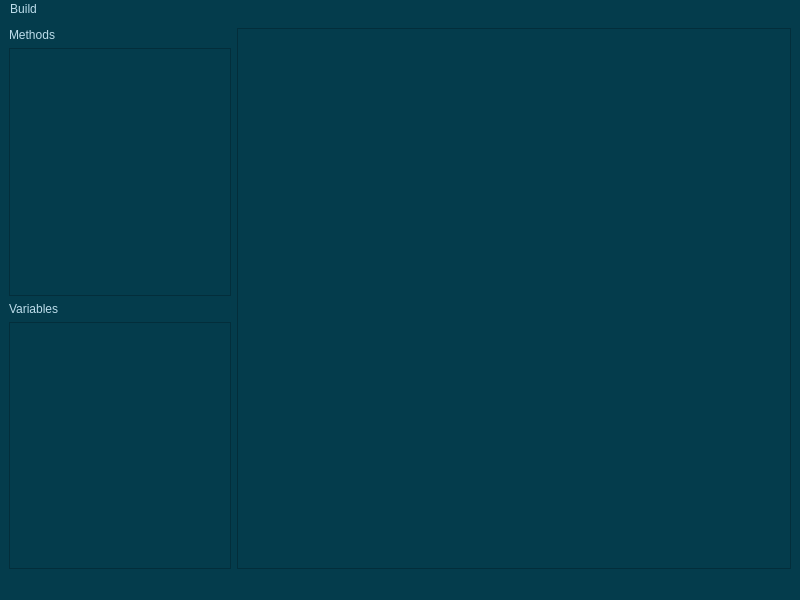
<?xml version="1.0" encoding="UTF-8"?>
<ui version="4.0">
 <class>ClassWindow</class>
 <widget class="QMainWindow" name="ClassWindow">
  <property name="geometry">
   <rect>
    <x>0</x>
    <y>0</y>
    <width>800</width>
    <height>600</height>
   </rect>
  </property>
  <property name="windowTitle">
   <string>MainWindow</string>
  </property>
  <property name="styleSheet">
   <string notr="true">background-color:#043c4c;
border-color: rgb(21, 45, 73);</string>
  </property>
  <widget class="QWidget" name="centralwidget">
   <layout class="QHBoxLayout" name="horizontalLayout" stretch="2,5">
    <item>
     <layout class="QVBoxLayout" name="verticalLayout_2">
      <item>
       <widget class="QLabel" name="label_2">
        <property name="styleSheet">
         <string notr="true">color : rgb(189, 221, 235)</string>
        </property>
        <property name="text">
         <string>Methods</string>
        </property>
       </widget>
      </item>
      <item>
       <widget class="QListWidget" name="MethodView">
        <property name="styleSheet">
         <string notr="true">color : rgb(189, 221, 235)</string>
        </property>
       </widget>
      </item>
      <item>
       <widget class="QLabel" name="label">
        <property name="styleSheet">
         <string notr="true">color : rgb(189, 221, 235)</string>
        </property>
        <property name="text">
         <string>Variables</string>
        </property>
       </widget>
      </item>
      <item>
       <widget class="QListWidget" name="VariableView">
        <property name="styleSheet">
         <string notr="true">color : rgb(189, 221, 235)</string>
        </property>
       </widget>
      </item>
     </layout>
    </item>
    <item>
     <widget class="CustomGraphicsView" name="StagingArea">
      <property name="styleSheet">
       <string notr="true">color : rgb(0,0,0);</string>
      </property>
     </widget>
    </item>
   </layout>
  </widget>
  <widget class="QMenuBar" name="menubar">
   <property name="geometry">
    <rect>
     <x>0</x>
     <y>0</y>
     <width>800</width>
     <height>22</height>
    </rect>
   </property>
   <property name="styleSheet">
    <string notr="true">color : rgb(189, 221, 235)</string>
   </property>
   <widget class="QMenu" name="menuBuild">
    <property name="title">
     <string>Build</string>
    </property>
    <addaction name="separator"/>
    <addaction name="actionCompile"/>
    <addaction name="actionSave"/>
   </widget>
   <addaction name="menuBuild"/>
  </widget>
  <widget class="QStatusBar" name="statusbar"/>
  <action name="actionCompile">
   <property name="text">
    <string>Compile</string>
   </property>
  </action>
  <action name="actionSave">
   <property name="text">
    <string>Save</string>
   </property>
  </action>
 </widget>
 <customwidgets>
  <customwidget>
   <class>CustomGraphicsView</class>
   <extends>QGraphicsView</extends>
   <header>./headers/CustomGraphicsView.h</header>
  </customwidget>
 </customwidgets>
 <resources/>
 <connections/>
</ui>
